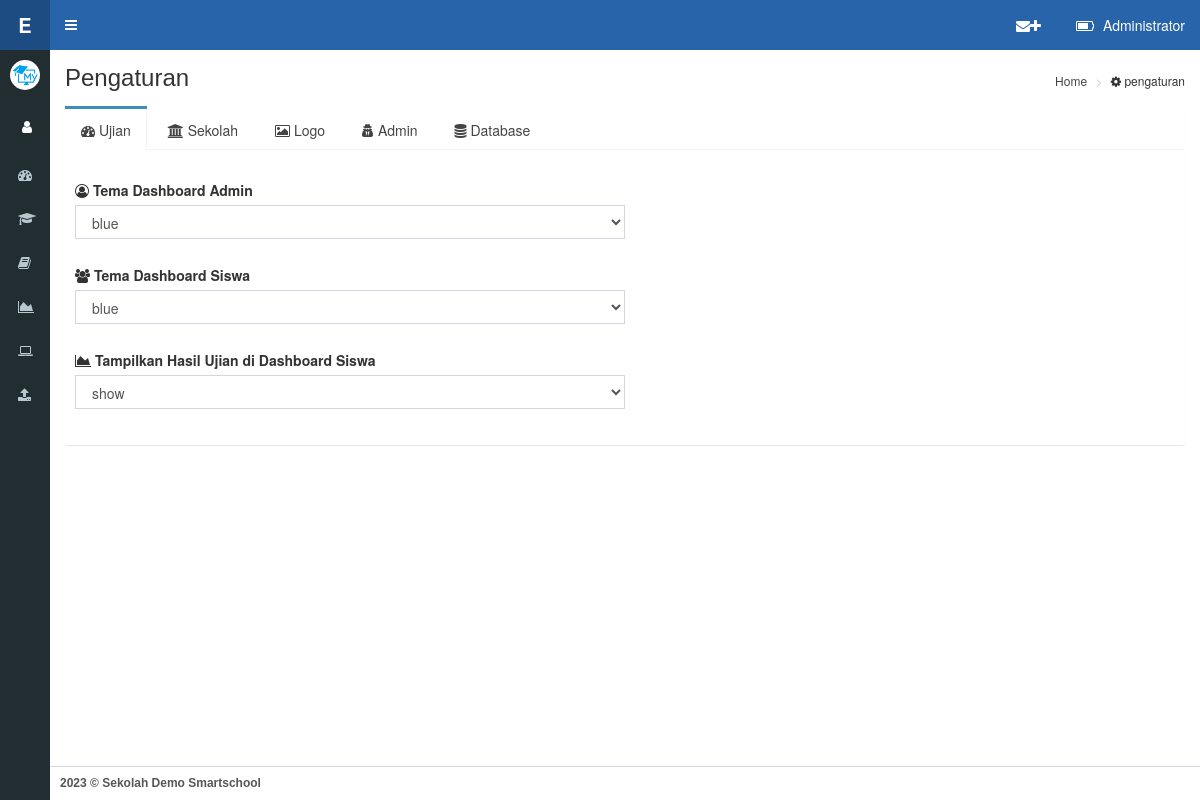
The page /on-admin/theme.php (signed in) on the database its author committed.
### tables this page shows
CREATE TABLE `users` (
  `id` int(10) NOT NULL,
  `nip` varchar(100) NOT NULL,
  `nama` varchar(200) NOT NULL,
  `jabatan` text NOT NULL,
  `pass` varchar(255) NOT NULL,
  `Id_User` int(11) NOT NULL DEFAULT '1',
  `Id_Usergroup_User` int(11) NOT NULL DEFAULT '1',
  `foto` varchar(100) DEFAULT NULL,
  `instagram` varchar(100) NOT NULL,
  `youtube` varchar(100) NOT NULL,
  `phone` varchar(20) NOT NULL,
  `admin_su` varchar(2) NOT NULL DEFAULT '0'
);

CREATE TABLE `profil` (
  `id` int(11) NOT NULL,
  `n_sekolah` varchar(30) NOT NULL,
  `sub_n_sekolah` varchar(100) NOT NULL,
  `kode_sekolah` varchar(30) NOT NULL,
  `logo` varchar(30) NOT NULL,
  `logo_ujian` varchar(30) NOT NULL,
  `jenis_ujian` text NOT NULL,
  `kota` varchar(30) NOT NULL,
  `tanggal` text NOT NULL,
  `th_ajaran` varchar(15) NOT NULL,
  `logo_kota` varchar(30) NOT NULL,
  `web` varchar(30) NOT NULL,
  `bg_login` varchar(30) NOT NULL,
  `kepsek` varchar(50) NOT NULL,
  `nip` varchar(20) NOT NULL
);

CREATE TABLE `theme` (
  `id` int(11) NOT NULL,
  `warna` varchar(20) NOT NULL
);

### on-admin/conn/cek.php (called while the page is built, shortened)
<?php
if (!isset($_SESSION['admin']) || empty($_SESSION['admin'])) {
header('location:../admin/index.php');
} else {
$username=$_SESSION['admin'];
}
?>

### on-admin/conn/fungsi.php (called while the page is built, shortened)
<?php
$query = mysqli_query ($konek, "SELECT * FROM users WHERE nip='$username'");
$ar = mysqli_fetch_array ($query);
$nama=$ar['nama'];
?>

### on-admin/theme.php (the view, shortened to what this page needs)
<?php
include ('../koneksi/koneksi.php');
include ('conn/cek.php');
include ('conn/fungsi.php');
?>
<!DOCTYPE html>
<html>
 <head>
	<?php
		include "bundle/bundle_css.php";
	?>
  </head>
  <?php
		include "tema/tema.php";
	?>
    <div class="wrapper">
      <?php
        include 'navbar/content_header.php';
       ?>
      <aside class="main-sidebar">
        <section class="sidebar">
      <?php
        include "navbar/userpanel.php";
      ?>
          <ul class="sidebar-menu" data-widget="tree">
              <li><a href="index.php"><i class="fa fa-tachometer"></i><span> Dashboard</span></a></li>
				<li><a href="siswa.php"><i class="fa fa-graduation-cap"></i><span> Management Siswa</span></a></li>
				<li class="treeview">
                  <a href="#">
                    <i class="fa fa-book"></i>
                  </a>
                </li>
				<li><a href="hasiltest.php"><i class="fa fa-area-chart"></i><span> Hasil Test</span></a></li>
				<li><a href="monitor.php"><i class="fa fa-laptop"></i><span> Monitoring Ujian</span></a></li>
				<li><a href="laporan.php"><i class="fa fa-upload"></i><span> Laporan</span></a></li>
          </ul>
        </section>
      </aside>
      <div class="content-wrapper">
        <section class="content-header">
          <h1>
            Pengaturan
          </h1>
          <ol class="breadcrumb">
            <li><a href="#"> Home</a></li>
            <li><i class="fa fa-cog"></i> pengaturan</li>
          </ol>
        </section>
<section class="content">
<div class="nav-tabs-custom">
            <ul class="nav nav-tabs">
              <li class="active"><a href="#tab_1" data-toggle="tab"><i class="fa fa-tachometer"></i> Ujian</a></li>
              <li><a href="#tab_2" data-toggle="tab"><i class="fa fa-bank"></i> Sekolah</a></li>
              <li><a href="#tab_3" data-toggle="tab"><i class="fa fa-image"></i> Logo</a></li>
              <li><a href="#tab_4" data-toggle="tab"><i class="fa fa-user-secret"></i> Admin</a></li>
              <li><a href="#tab_5" data-toggle="tab"><i class="fa fa-database"></i> Database</a></li>
            </ul>
            <div class="tab-content">
              <div class="tab-pane active" id="tab_1">
                <div class="row">
                    <div class="col-xs-12">
                        <div class="box">
                        <?php
	                    $querydosen = mysqli_query ($konek, "SELECT * FROM theme where id='1'");
						while ($ar = mysqli_fetch_array ($querydosen)){
                        ?>
                        <br>
                        <label><i class="fa fa-user-circle-o"></i> Tema Dashboard Admin </label>
                        <form action="page/tema_change.php" enctype="multipart/form-data" method="post">
        							 <div class="col-sm-6 col-xs-8" id="Select">
                                         <select class="form-control"  name="warna" onchange="this.form.submit()">
                                             <option id="<?php echo $ar['warna'];?>" value="<?php echo $ar['warna'];?>"><?php echo $ar['warna'];?></option>
                                             </select>
                                    </div>
                                    <div class="col-sm-3 col-xs-4" id="Select">
        							</div>
        				</form>
				</div><br><br><?php }?>
                <div class="box">
                        <?php
	                    $querydosen = mysqli_query ($konek, "SELECT * FROM theme where id='2'");
						while ($ar = mysqli_fetch_array ($querydosen)){
                        ?>
                        <label><i class="fa fa-users"></i> Tema Dashboard Siswa</label>
                        <form action="page/tema_change.php" enctype="multipart/form-data" method="post">
        							 <div class="col-sm-6 col-xs-8" id="Select">
                                         <select class="form-control"  name="warna" onchange="this.form.submit()">
                                             <option id="<?php echo $ar['warna'];?>" value="<?php echo $ar['warna'];?>"><?php echo $ar['warna'];?></option>
                                             </select>
                                        </div>
                                        <div class="col-sm-3 col-xs-4" id="Select">
        								</div>
        				</form>
				</div><br><br><?php }?>
                <div class="box">
                        <?php
	                    $querydosen = mysqli_query ($konek, "SELECT * FROM theme where id='3'");
						while ($ar = mysqli_fetch_array ($querydosen)){
                        ?>
                        <label><i class="fa fa-area-chart"></i> Tampilkan Hasil Ujian di Dashboard Siswa</label>
                        <form action="page/tema_change.php" enctype="multipart/form-data" method="post">
        							 <div class="col-sm-6 col-xs-8" id="Select">
                                         <select class="form-control"  name="warna" onchange="this.form.submit()">
                                             <option id="<?php echo $ar['warna'];?>" value="<?php echo $ar['warna'];?>"><?php echo $ar['warna'];?></option>
                                             </select>
                                        </div>
                                        <div class="col-sm-3 col-xs-4" id="Select">
        								</div>
        				</form>
				</div><br><br><?php }?>
                    </div>
                </div>
              </div>
            </div>
          </div>
        </section>
</div>
	<?php
		include	"navbar/content_footer.php";
	?>
    </div>
  </body>
</html>

### on-admin/navbar/content_header.php (shortened to what this page needs)
<header class="main-header">
<div class="logo">
<span class="logo-sm">
<b style="color:white;">E CBT <?php echo date ('Y') ?></b></span>
</div>
  <nav class="navbar navbar-static-top" role="navigation">
    <a href="#" class="sidebar-toggle" data-toggle="push-menu" role="button">
    </a>
    <div class="navbar-custom-menu">
      <ul class="nav navbar-nav">
        <li class="dropdown user user-menu">
          <a href="#" class="dropdown-toggle" data-toggle="dropdown">
            <i class="fa fa-battery-three-quarters"></i>
                <span class="hidden-xs" style="text-transform:capitalize;"><?php echo $nama;?></span>
          </a>
        </li>
      </ul>
    </div>
    <div class="navbar-custom-menu">
      <ul class="nav navbar-nav">
        <li class="dropdown user user-menu">
          <a href="pesan.php">
            <i class="fa fa-envelope"><i class="fa fa-plus"></i></i>
          </a>
        </li>
      </ul>
    </div>
  </nav>
</header>

### on-admin/navbar/userpanel.php (shortened to what this page needs)
<?php
$qq = mysqli_query ($konek, "SELECT * FROM profil where id='1'");
						while ($xx = mysqli_fetch_array ($qq)){
                        ?>
		<div class="user-panel">
            <div class="pull-left image">
              <img src="../aset/foto/<?php echo $xx['logo'];?>" class="img-circle" alt="User Image">
            </div>
		  </div>
		  <div class="user-panel">
            <div class="pull-left image">
			<a href="profil.php" data-toggle="tooltip" data-placement="right" title="Profil"><button id="cog" class="btn btn-default btn-md"><i class="fa fa-user"></i></button></a>
            <a href="theme.php" data-placement="right" data-toggle="tooltip" title="setting"><button id="cog" class="btn btn-default"><i class="fa fa-cog"></i></button></a>
            </div>
        </div>
<?php }?>

### on-admin/bundle/bundle_css.php (style rules this page uses)
.content-wrapper { background-color: #ffffff; }
.content { background-color: #ffffff; }
.box { -webkit-box-shadow: none; -moz-box-shadow: none; box-shadow: none; border: 0; }

### on-admin/theme.php (style rules this page uses)
#Select { border-radius:0; margin-right:0; margin-left:0; padding:0; }
#cog { border-radius:0; background-color:#222d32; color:white; border:0; }

### rows shown on the page
users: nama "Administrator"
profil: logo (picture)
theme: warna "blue"
theme: warna "blue"
theme: warna "show"
